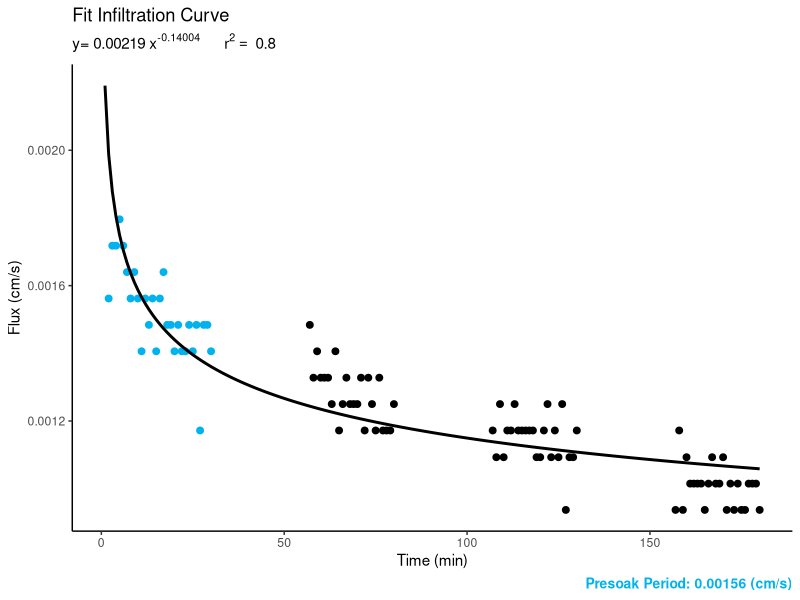

Recreate this plot in R.
library(readxl)
library(tidyverse)

dat <- read_excel("F22WS1N4.xlsx", 
                  sheet = "Raw Data")

summary <- read_excel("F22WS1N4.xlsx", 
                      sheet = "Summary",
                      col_names = c("Settings", "Value"))


# Extract presoak period & Kfs

# For some reason this gives me back extra NAs
# presoak <- as.numeric(summary$Value[summary$Settings == "Soak Time (min)"])
# presoak <- presoak[1]
# Kfs <- as.numeric(summary$Value[summary$Settings == "Kfs (cm/s)"])
# Kfs <- Kfs[1]

presoak <- as.numeric(summary[5,2])
Kfs <- as.numeric(summary[22,2])
Kfs_units <- as.character(summary[22,1])
Kfs_units <- unlist(strsplit(Kfs_units, split = " ", fixed = TRUE))[2]


#Subset to only low pressure data (<5cm pressure head)
datLow <- subset(dat, `Pressure (cm)` <= 5)

#Model for a power function
m <- lm(log(`Flux (cm/s)`) ~ log(`Time (min)`), data=datLow)

#Create dataframe for predicted values 
pred <- data.frame(Time = seq(1:max(datLow$`Time (min)`)))
pred$predFlux <- exp(coef(m)[1])*pred$Time^coef(m)[2]

# Base R plot
# #Plot entire infiltration curve
# plot(datLow$`Time (min)`, datLow$`Flux (cm/s)`,
#      xlab = "Time (min)", ylab = "Flux (cm/s)")
# lines(pred$Time, pred$predFlux)
# text(150, 0.0018, substitute(b0*x^b1, list(b0=round(exp(coef(m)[1]),5), b1=round(coef(m)[2],5))))
# text(150, 0.0016, substitute(plain("R-squared: ") * r2, list(r2= round(summary(m)$r.squared,2)))) #need to round these numbers


# Average initial infiltration for the presoak period
init_infil_pred <- round(with(pred, mean(predFlux[Time <= presoak])),5)
init_infil_raw <- round(with(dat, mean(`Flux (cm/s)`[`Time (min)`<= presoak])),5)
datLow$Presoak <- ifelse(datLow$`Time (min)` <= presoak, "Yes", "No")


#Plot and save output

png('testGraph.png', units = "in", width = 6, height = 6, res = 600)

datLow %>%
  ggplot(aes(x = `Time (min)`, y =`Flux (cm/s)`)) +
  geom_point(aes(color = Presoak), size = 2)+
  geom_line(data = pred, aes(x = Time, y = predFlux), size =1) +
  scale_color_manual(values= c("black", "deepskyblue2"))+
  theme_classic()+
  labs(title = "Fit Infiltration Curve",
       subtitle = bquote("y="~ .(as.numeric(round(exp(coef(m)[1]),5))) ~ "x"^.(as.numeric(round(coef(m)[2],5)))~ "    " ~ "r"^2== ~.(round(summary(m)$r.squared,2))),
       caption = paste("Presoak Period:", init_infil_pred, Kfs_units)) +
  theme(plot.caption = element_text(color = "deepskyblue2", face = "bold", size = 10),
        legend.position = "none")

dev.off()


#cm/s to cm/hr: multiply by 3600


# TO DO:
## Create output data file with all values
## How many options for Kfs units?
## Kfs in half-hour increments?

